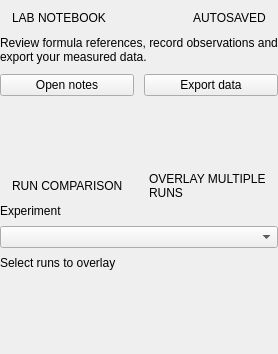
<?xml version='1.0' encoding='UTF-8'?>
<ui version="4.0">
 <class>DashboardTools</class>
 <widget class="QWidget" name="DashboardTools">
  <layout class="QVBoxLayout" name="toolsColumnLayout" stretch="1,1">
   <property name="spacing"><number>8</number></property>
   <property name="leftMargin"><number>0</number></property><property name="topMargin"><number>0</number></property><property name="rightMargin"><number>0</number></property><property name="bottomMargin"><number>0</number></property>
   <item>
    <widget class="QFrame" name="notebookPanel">
     <property name="frameShape"><enum>QFrame::NoFrame</enum></property>
     <layout class="QVBoxLayout" name="notebookPanelLayout" stretch="0,1"><property name="spacing"><number>0</number></property><property name="leftMargin"><number>0</number></property><property name="topMargin"><number>0</number></property><property name="rightMargin"><number>0</number></property><property name="bottomMargin"><number>0</number></property>
      <item>
       <widget class="QFrame" name="notebookHeader">
        <property name="minimumSize"><size><width>0</width><height>36</height></size></property><property name="frameShape"><enum>QFrame::NoFrame</enum></property>
        <layout class="QHBoxLayout" name="notebookHeaderLayout" stretch="1,0"><property name="spacing"><number>8</number></property><property name="leftMargin"><number>12</number></property><property name="topMargin"><number>4</number></property><property name="rightMargin"><number>12</number></property><property name="bottomMargin"><number>4</number></property>
         <item><widget class="QLabel" name="notebookTitle"><property name="text"><string>LAB NOTEBOOK</string></property><property name="wordWrap"><bool>true</bool></property></widget></item>
         <item><widget class="QLabel" name="notebookMeta"><property name="text"><string>AUTOSAVED</string></property><property name="wordWrap"><bool>true</bool></property><property name="layoutDirection"><enum>Qt::LeftToRight</enum></property></widget></item>
        </layout>
       </widget>
      </item>
      <item>
       <widget class="QWidget" name="notebookBody">
        <layout class="QVBoxLayout" name="notebookBodyLayout"><property name="spacing"><number>10</number></property><property name="leftMargin"><number>0</number></property><property name="topMargin"><number>0</number></property><property name="rightMargin"><number>0</number></property><property name="bottomMargin"><number>0</number></property>
         <item><widget class="QLabel" name="notebookBlurb"><property name="text"><string>Review formula references, record observations and export your measured data.</string></property><property name="wordWrap"><bool>true</bool></property></widget></item>
         <item>
          <layout class="QHBoxLayout" name="notebookButtonsLayout">
           <item><widget class="QPushButton" name="openNotesButton"><property name="text"><string>Open notes</string></property></widget></item>
           <item><widget class="QPushButton" name="exportDataButton"><property name="text"><string>Export data</string></property></widget></item>
          </layout>
         </item>
         <item><widget class="QLabel" name="lastSavedLabel"><property name="text"><string /></property><property name="wordWrap"><bool>true</bool></property></widget></item>
         <item><spacer name="notebookBodySpacer"><property name="orientation"><enum>Qt::Vertical</enum></property><property name="sizeHint" stdset="0"><size><width>20</width><height>40</height></size></property></spacer></item>
        </layout>
        </widget>

       </item>
     </layout>
     </widget>

   </item>
   <item>
    <widget class="QFrame" name="comparisonPanel">
     <property name="frameShape"><enum>QFrame::NoFrame</enum></property>
     <layout class="QVBoxLayout" name="comparisonPanelLayout" stretch="0,1"><property name="spacing"><number>0</number></property><property name="leftMargin"><number>0</number></property><property name="topMargin"><number>0</number></property><property name="rightMargin"><number>0</number></property><property name="bottomMargin"><number>0</number></property>
      <item>
       <widget class="QFrame" name="comparisonHeader">
        <property name="minimumSize"><size><width>0</width><height>36</height></size></property><property name="frameShape"><enum>QFrame::NoFrame</enum></property>
        <layout class="QHBoxLayout" name="comparisonHeaderLayout" stretch="1,0"><property name="spacing"><number>8</number></property><property name="leftMargin"><number>12</number></property><property name="topMargin"><number>4</number></property><property name="rightMargin"><number>12</number></property><property name="bottomMargin"><number>4</number></property>
         <item><widget class="QLabel" name="comparisonTitle"><property name="text"><string>RUN COMPARISON</string></property><property name="wordWrap"><bool>true</bool></property></widget></item>
         <item><widget class="QLabel" name="comparisonMeta"><property name="text"><string>OVERLAY MULTIPLE RUNS</string></property><property name="wordWrap"><bool>true</bool></property><property name="layoutDirection"><enum>Qt::LeftToRight</enum></property></widget></item>
        </layout>
       </widget>
      </item>
      <item>
       <widget class="QWidget" name="comparisonBody">
        <layout class="QVBoxLayout" name="comparisonBodyLayout" stretch="0,0,0,1,1"><property name="spacing"><number>8</number></property><property name="leftMargin"><number>0</number></property><property name="topMargin"><number>0</number></property><property name="rightMargin"><number>0</number></property><property name="bottomMargin"><number>0</number></property>
         <item><widget class="QLabel" name="experimentFilterLabel"><property name="text"><string>Experiment</string></property><property name="wordWrap"><bool>true</bool></property></widget></item>
         <item><widget class="QComboBox" name="comparisonFilter" /></item>
         <item><widget class="QLabel" name="runSelectionHint"><property name="text"><string>Select runs to overlay</string></property><property name="wordWrap"><bool>true</bool></property></widget></item>
         <item>
          <widget class="QScrollArea" name="runListScroll">
           <property name="maximumSize"><size><width>16777215</width><height>150</height></size></property>
           <property name="frameShape"><enum>QFrame::NoFrame</enum></property><property name="widgetResizable"><bool>true</bool></property><property name="horizontalScrollBarPolicy"><enum>Qt::ScrollBarAlwaysOff</enum></property>
           <widget class="QWidget" name="runListContainer"><property name="geometry"><rect><x>0</x><y>0</y><width>240</width><height>90</height></rect></property><layout class="QVBoxLayout" name="runListLayout"><property name="spacing"><number>2</number></property><property name="leftMargin"><number>0</number></property><property name="topMargin"><number>0</number></property><property name="rightMargin"><number>0</number></property><property name="bottomMargin"><number>0</number></property></layout></widget>
          </widget>

         </item>
         <item>
          <widget class="QWidget" name="comparisonChartHost">
           <layout class="QVBoxLayout" name="comparisonChartLayout"><property name="leftMargin"><number>0</number></property><property name="topMargin"><number>0</number></property><property name="rightMargin"><number>0</number></property><property name="bottomMargin"><number>0</number></property></layout>
          </widget>

         </item>
        </layout>
        </widget>

       </item>
     </layout>
     </widget>

   </item>
  </layout>
 </widget>
 <resources />
 <connections />
</ui>
